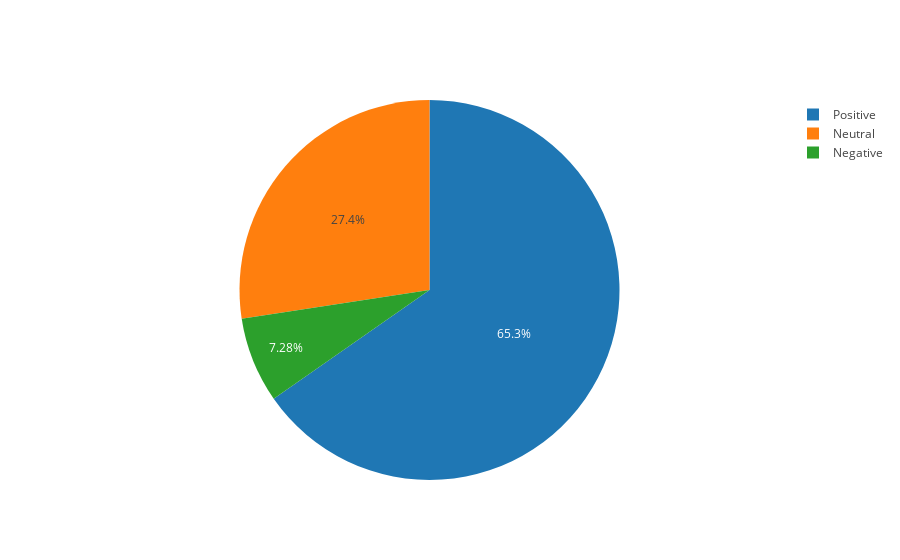

The notebook cell saved with this chart:
### Code cell
##Pie Graph


init_notebook_mode(connected=True)

labels=['Neutral','Positive','Negative']
values=[(len(sentiment_report[sentiment_report['sentiment']=='neutral'])),(len(sentiment_report[sentiment_report['sentiment']=='positive'])),(len(sentiment_report[sentiment_report['sentiment']=='negative']))]


sentiment_pie=go.Pie(labels=labels,values=values)

offline.iplot([sentiment_pie],filename='sentiment pie')

### Figure 1 — Plotly figure (JSON) as saved in the notebook; plotly's stock layout.template omitted (floating-point values rounded to 4 significant figures)
{"data": [{"labels": ["Neutral", "Positive", "Negative"], "type": "pie", "values": [441, 1050, 117]}], "layout": {}}
